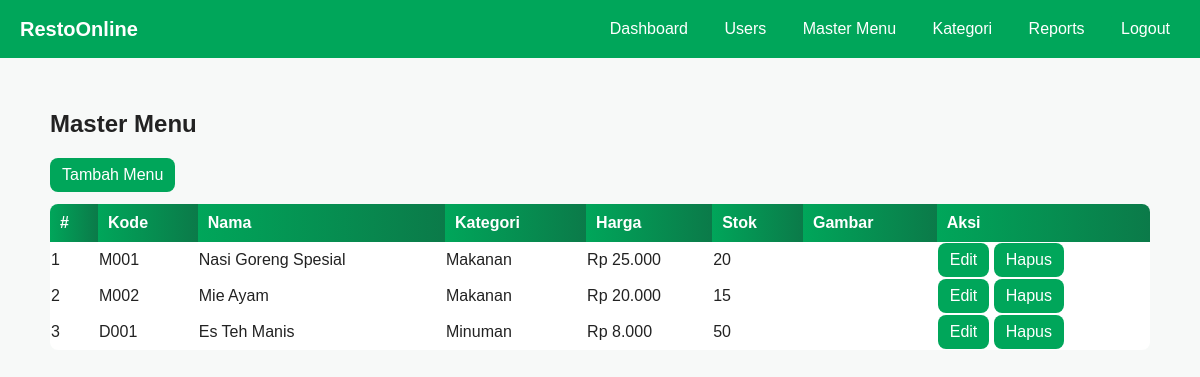
Page /admin/master_menu.php (signed in) on the committed database.
### tables this page shows
CREATE TABLE menu (
  id INT AUTO_INCREMENT PRIMARY KEY,
  kode VARCHAR(30) NOT NULL UNIQUE,
  nama VARCHAR(150) NOT NULL,
  kategori_id INT,
  harga DECIMAL(12,2) NOT NULL,
  stok INT DEFAULT 0,
  deskripsi TEXT,
  gambar VARCHAR(255),
  created_at TIMESTAMP DEFAULT CURRENT_TIMESTAMP,
  FOREIGN KEY (kategori_id) REFERENCES kategori(id) ON DELETE SET NULL
);

CREATE TABLE kategori (
  id INT AUTO_INCREMENT PRIMARY KEY,
  nama VARCHAR(100) NOT NULL
);

### inc/functions.php (called while the page is built, shortened)
<?php
require_once __DIR__.'/config.php';
function is_logged_in(){ return isset($_SESSION['user_id']); }
function current_user(){
    global $conn;
    $id = intval($_SESSION['user_id']);
    $stmt = $conn->prepare('SELECT id,username,fullname,email,phone,role FROM users WHERE id=?');
    $stmt->bind_param('i',$id); $stmt->execute();
    $res = $stmt->get_result();
    return $res->fetch_assoc();
}
?>

### admin/master_menu.php (the view)
<?php require_once __DIR__.'/../inc/functions.php'; require_role(['admin']); if(isset($_GET['delete'])){ $id=intval($_GET['delete']); $stmt=$conn->prepare('SELECT gambar FROM menu WHERE id=?'); $stmt->bind_param('i',$id); $stmt->execute(); $old=$stmt->get_result()->fetch_assoc(); if($old && $old['gambar'] && file_exists(__DIR__.'/../'.$old['gambar'])) @unlink(__DIR__.'/../'.$old['gambar']); $stmt=$conn->prepare('DELETE FROM menu WHERE id=?'); $stmt->bind_param('i',$id); $stmt->execute(); flash('msg','Menu dihapus'); header('Location:/restoran_fix_v2/admin/master_menu.php'); exit; } $res=$conn->query('SELECT m.*, k.nama AS kategori FROM menu m LEFT JOIN kategori k ON m.kategori_id=k.id ORDER BY m.created_at DESC'); ?>
<!doctype html><html><head><meta charset="utf-8"><title>Master Menu</title><link rel="stylesheet" href="/restoran_fix_v2/assets/css/style.css"></head><body><?php include __DIR__.'/../_nav.php'; ?><div class="container"><h2>Master Menu</h2><a class="btn" href="/restoran_fix_v2/admin/master_menu_add.php">Tambah Menu</a><?php if($m=flash('msg')) echo '<div class="alert">'.$m.'</div>'; ?><table><thead><tr><th>#</th><th>Kode</th><th>Nama</th><th>Kategori</th><th>Harga</th><th>Stok</th><th>Gambar</th><th>Aksi</th></tr></thead><tbody><?php while($row=$res->fetch_assoc()): ?><tr><td><?=$row['id']?></td><td><?=htmlspecialchars($row['kode'])?></td><td><?=htmlspecialchars($row['nama'])?></td><td><?=htmlspecialchars($row['kategori'])?></td><td>Rp <?=number_format($row['harga'],0,',','.')?></td><td><?=$row['stok']?></td><td><?php if($row['gambar']): ?><img src="/restoran_fix_v2/<?=htmlspecialchars($row['gambar'])?>" style="max-height:60px"><?php endif;?></td><td><a class="btn" href="/restoran_fix_v2/admin/master_menu_edit.php?id=<?=$row['id']?>">Edit</a> <a class="btn danger" href="?delete=<?=$row['id']?>" onclick="return confirm('Hapus?')">Hapus</a></td></tr><?php endwhile; ?></tbody></table></div></body></html>

### _nav.php
<?php
require_once __DIR__.'/inc/functions.php';
$user = current_user();
?>
<header class="topbar">
  <div class="brand">RestoOnline</div>
  <nav class="navlinks">
    <?php if($user && $user['role']=='admin'): ?>
      <a href="/restoran_fix_v2/admin/dashboard.php">Dashboard</a>
      <a href="/restoran_fix_v2/admin/users.php">Users</a>
      <a href="/restoran_fix_v2/admin/master_menu.php">Master Menu</a>
      <a href="/restoran_fix_v2/admin/kategori.php">Kategori</a>
      <a href="/restoran_fix_v2/admin/reports.php">Reports</a>
    <?php elseif($user && $user['role']=='kasir'): ?>
      <a href="/restoran_fix_v2/kasir/dashboard.php">Dashboard</a>
      <a href="/restoran_fix_v2/kasir/orders.php">Pesanan</a>
    <?php else: ?>
      <a href="/restoran_fix_v2/pelanggan/dashboard.php">Home</a>
      <a href="/restoran_fix_v2/pelanggan/orders_create.php">Pesan</a>
      <a href="/restoran_fix_v2/pelanggan/my_orders.php">Riwayat</a>
    <?php endif; ?>
    <?php if($user): ?><a href="/restoran_fix_v2/auth/logout.php" class="btn">Logout</a><?php else: ?><a href="/restoran_fix_v2/auth/login.php" class="btn">Login</a><?php endif; ?>
  </nav>
</header>

### assets/css/style.css (style rules this page uses)
:root { --green:#00a65a;--green-dark:#0b7a49;--bg:#f7f9f8;--card:#fff }
body { font-family:Arial,Helvetica,sans-serif;background:var(--bg);margin:0;color:#222 }
.topbar { background:var(--green);color:#fff;padding:12px 20px;display:flex;justify-content:space-between;align-items:center }
.brand { font-weight:700;font-size:20px }
.navlinks a { color:#fff;margin-left:12px;text-decoration:none;padding:8px 10px;border-radius:6px }
.container { max-width:1100px;margin:20px auto;padding:12px }
.btn { background:var(--green);color:#fff;padding:8px 12px;border-radius:8px;border:none;text-decoration:none;display:inline-block }
table { width:100%;border-collapse:collapse;margin-top:12px;background:var(--card);border-radius:8px;overflow:hidden }
table th { background:linear-gradient(90deg,var(--green),var(--green-dark));color:#fff;padding:10px;text-align:left }

### rows in the picture
menu: id "1", kode "M001", nama "Nasi Goreng Spesial", kategori.nama "Makanan", harga "25.000", stok "20"
menu: id "2", kode "M002", nama "Mie Ayam", kategori.nama "Makanan", harga "20.000", stok "15"
menu: id "3", kode "D001", nama "Es Teh Manis", kategori.nama "Minuman", harga "8.000", stok "50"
